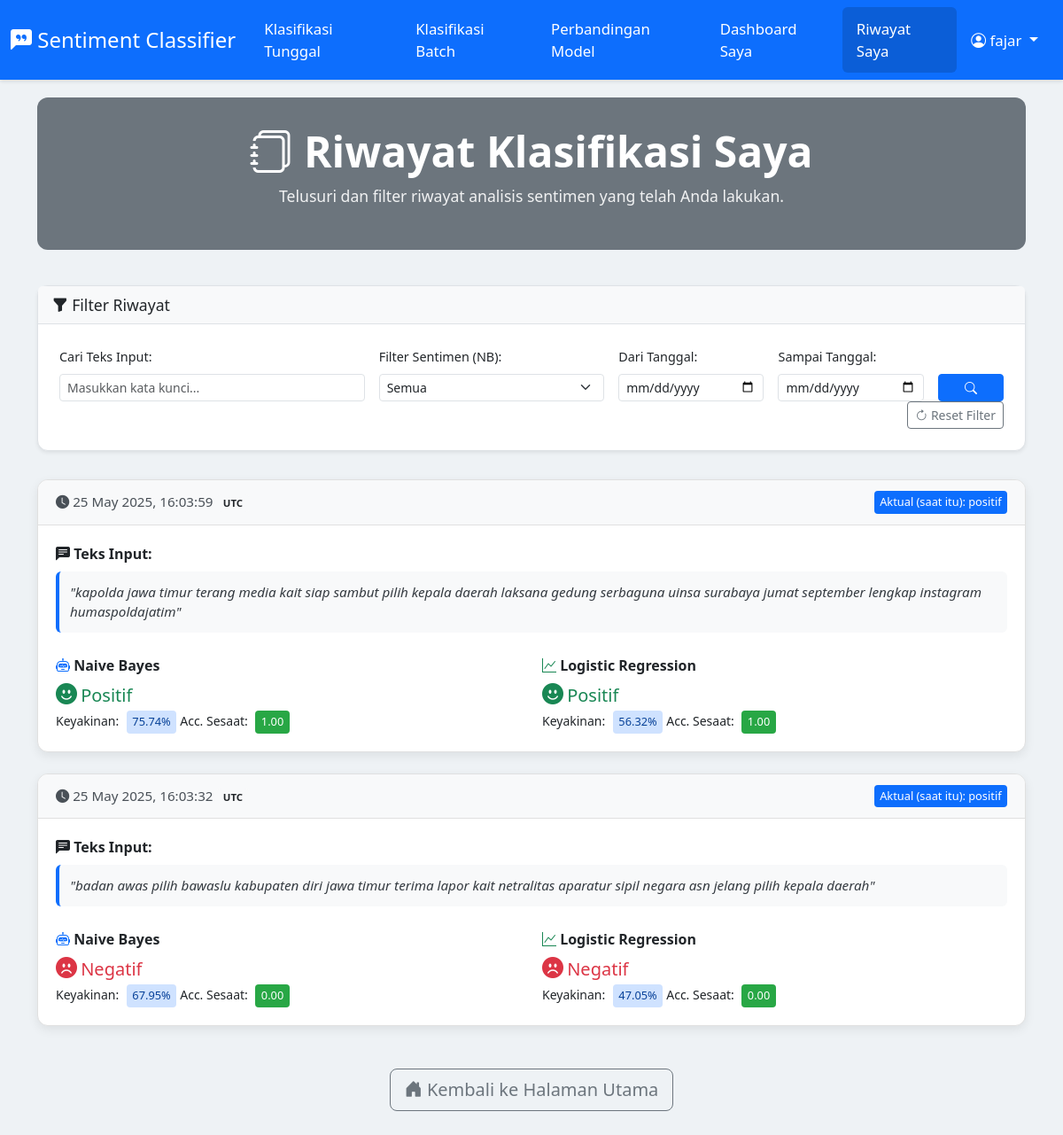
The app's page /history (signed in) with its own data.
### app.py (models this page shows, shortened)
class User(UserMixin, db.Model):
    __tablename__ = 'user'
    id = db.Column(db.Integer, primary_key=True)
    username = db.Column(db.String(80), unique=True, nullable=False)
    password_hash = db.Column(db.String(256), nullable=False)
    histories = db.relationship('History', backref='author', lazy='dynamic')

class History(db.Model):
    __tablename__ = 'history'
    id = db.Column(db.Integer, primary_key=True)
    timestamp = db.Column(db.DateTime, nullable=False, default=datetime.utcnow)
    input_text = db.Column(db.Text, nullable=False)
    naive_bayes_label = db.Column(db.String(50))
    naive_bayes_probability = db.Column(db.String(10))
    naive_bayes_all_probs = db.Column(db.Text)
    naive_bayes_accuracy = db.Column(db.String(10))
    logistic_regression_label = db.Column(db.String(50))
    logistic_regression_probability = db.Column(db.String(10))
    logistic_regression_all_probs = db.Column(db.Text)
    logistic_regression_accuracy = db.Column(db.String(10))
    actual_label_retrieved = db.Column(db.String(100))
    user_id = db.Column(db.Integer, db.ForeignKey('user.id'), nullable=False)

### app.py (the view)
@app.route('/history')
@login_required
def classification_history_view():
    search_query = request.args.get('search_query', '').strip()
    sentiment_filter = request.args.get('sentiment_filter', 'semua').strip().lower() # 'semua', 'positif', 'negatif', 'netral'
    start_date_str = request.args.get('start_date', '').strip()
    end_date_str = request.args.get('end_date', '').strip()
    query = History.query.filter_by(user_id=current_user.id) # atau filter_by(author=current_user)
    if search_query:
        query = query.filter(History.input_text.ilike(f'%{search_query}%'))
    if sentiment_filter and sentiment_filter != 'semua':
        query = query.filter(db.func.lower(History.naive_bayes_label) == sentiment_filter)
    start_date_obj = None
    if start_date_str:
        try:
            start_date_obj = datetime.strptime(start_date_str, '%Y-%m-%d').date()
            query = query.filter(History.timestamp >= datetime.combine(start_date_obj, datetime.min.time()))
        except ValueError:
            flash('Format tanggal awal tidak valid. Gunakan format YYYY-MM-DD.', 'warning')
    end_date_obj = None
    if end_date_str:
        try:
            end_date_obj = datetime.strptime(end_date_str, '%Y-%m-%d').date()
            query = query.filter(History.timestamp <= datetime.combine(end_date_obj, datetime.max.time()))
        except ValueError:
            flash('Format tanggal akhir tidak valid. Gunakan format YYYY-MM-DD.', 'warning')
    query = query.order_by(History.timestamp.desc())
    page = request.args.get('page', 1, type=int)
    user_history_page_data = query.paginate(page=page, per_page=10, error_out=False)
    active_filters = {
        'search_query': search_query,
        'sentiment_filter': sentiment_filter,
        'start_date': start_date_str,
        'end_date': end_date_str
    }
    sentiment_options = ['semua']
    if text_label_encoder:
        sentiment_options.extend(list(text_label_encoder.classes_))
    else: # Fallback jika encoder tidak ada
        sentiment_options.extend(['positif', 'negatif', 'netral'])
    return render_template('history.html',
                           title="Riwayat Klasifikasi Saya",
                           history_page_data=user_history_page_data,
                           active_filters=active_filters,
                           sentiment_options=sentiment_options) # Kirim opsi sentimen

### app.py (called while the page is built)
@login_manager.user_loader
def load_user(user_id):
    return User.query.get(int(user_id))

### templates/history.html (shortened to what this page needs)
<!DOCTYPE html>
<html lang="id">
<head>
    <link href="https://cdn.jsdelivr.net/npm/bootstrap@5.3.0-alpha1/dist/css/bootstrap.min.css" rel="stylesheet" />
    <link rel="stylesheet" href="https://cdn.jsdelivr.net/npm/bootstrap-icons@1.10.5/font/bootstrap-icons.css">
</head>
<body>
    <nav class="navbar navbar-expand-lg navbar-dark">
      <div class="container-fluid">
        <a class="navbar-brand" href="{{ url_for('home') }}"><i class="bi bi-chat-left-quote-fill"></i> Sentiment Classifier</a>
        <div class="collapse navbar-collapse" id="navbarNav">
          <ul class="navbar-nav me-auto mb-2 mb-lg-0">
            <li class="nav-item">
              <a class="nav-link {% if request.endpoint == 'home' %}active{% endif %}" href="{{ url_for('home') }}">Klasifikasi Tunggal</a>
            </li>
            <li class="nav-item">
              <a class="nav-link {% if request.endpoint == 'klasifikasi_batch_route' %}active{% endif %}" href="{{ url_for('klasifikasi_batch_route') }}">Klasifikasi Batch</a>
            </li>
            <li class="nav-item">
              <a class="nav-link {% if request.endpoint == 'model_comparison_view' %}active{% endif %}" href="{{ url_for('model_comparison_view') }}">Perbandingan Model</a>
            </li>
            {% if current_user.is_authenticated %}
            <li class="nav-item">
              <a class="nav-link {% if request.endpoint == 'dashboard_route' %}active{% endif %}" href="{{ url_for('dashboard_route') }}">Dashboard Saya</a>
            </li>
            <li class="nav-item">
              <a class="nav-link {% if request.endpoint == 'classification_history_view' %}active{% endif %}" aria-current="page" href="{{ url_for('classification_history_view') }}">Riwayat Saya</a>
            </li>
            {% endif %}
          </ul>
          <ul class="navbar-nav ms-auto">
            {% if current_user.is_authenticated %}
              <li class="nav-item dropdown">
                <a class="nav-link dropdown-toggle" href="#" id="navbarDropdownUser" role="button" data-bs-toggle="dropdown" aria-expanded="false">
                  <i class="bi bi-person-circle"></i> {{ current_user.username }}
                </a>
              </li>
            {% endif %}
          </ul>
        </div>
      </div>
    </nav>
    <div class="container content-wrapper">
        <div class="page-title-section">
            <h1 class="display-5"><i class="bi bi-journals"></i> {{ title if title else "Riwayat Klasifikasi" }}</h1>
            {% if current_user.is_authenticated %}
            <p>Telusuri dan filter riwayat analisis sentimen yang telah Anda lakukan.</p>
            {% endif %}
        </div>
        <div class="card filter-card shadow-sm">
            <div class="card-header">
                <i class="bi bi-funnel-fill"></i> Filter Riwayat
            </div>
            <div class="card-body">
                <form method="GET" action="{{ url_for('classification_history_view') }}">
                    <div class="row g-3 align-items-end">
                        <div class="col-md-4">
                            <label for="search_query" class="form-label">Cari Teks Input:</label>
                            <input type="text" class="form-control form-control-sm" id="search_query" name="search_query" value="{{ active_filters.search_query if active_filters else '' }}" placeholder="Masukkan kata kunci...">
                        </div>
                        <div class="col-md-3">
                            <label for="sentiment_filter" class="form-label">Filter Sentimen (NB):</label>
                            <select class="form-select form-select-sm" id="sentiment_filter" name="sentiment_filter">
                                {% for sentiment in sentiment_options %}
                                <option value="{{ sentiment|lower }}" {% if active_filters and active_filters.sentiment_filter == sentiment|lower %}selected{% endif %}>
                                    {{ sentiment | title }}
                                </option>
                                {% endfor %}
                            </select>
                        </div>
                        <div class="col-md-2">
                            <label for="start_date" class="form-label">Dari Tanggal:</label>
                            <input type="date" class="form-control form-control-sm" id="start_date" name="start_date" value="{{ active_filters.start_date if active_filters else '' }}">
                        </div>
                        <div class="col-md-2">
                            <label for="end_date" class="form-label">Sampai Tanggal:</label>
                            <input type="date" class="form-control form-control-sm" id="end_date" name="end_date" value="{{ active_filters.end_date if active_filters else '' }}">
                        </div>
                        <div class="col-md-1 d-grid">
                            <button type="submit" class="btn btn-primary btn-sm"><i class="bi bi-search"></i></button>
                        </div>
                         <div class="col-md-12 text-md-end mt-2 mt-md-0">
                            <a href="{{ url_for('classification_history_view') }}" class="btn btn-outline-secondary btn-sm"><i class="bi bi-arrow-clockwise"></i> Reset Filter</a>
                        </div>
                    </div>
                </form>
            </div>
        </div>
        {% if history_page_data and history_page_data.items %}
            {% for item in history_page_data.items %}
            <div class="card history-card">
                <div class="card-header d-flex justify-content-between align-items-center">
                    <span><i class="bi bi-clock-fill"></i> {{ item.timestamp.strftime('%d %b %Y, %H:%M:%S') if item.timestamp else 'N/A' }} <span class="badge bg-light text-dark">UTC</span></span>
                    <span class="actual-label-history">Aktual (saat itu): {{ item.actual_label_retrieved }}</span>
                </div>
                <div class="card-body">
                    <p class="mb-2"><strong><i class="bi bi-chat-left-text-fill"></i> Teks Input:</strong></p>
                    <p class="input-text">"{{ item.input_text }}"</p>
                    <div class="row">
                        <div class="col-md-6 prediction-section mb-3 mb-md-0">
                            <h6><i class="bi bi-robot text-primary"></i> Naive Bayes</h6>
                            {% set nb_color = 'text-dark' %}{% set nb_icon_class = 'bi-emoji-expressionless-fill text-secondary' %}
                            {% if item.naive_bayes_label == 'positif' %}{% set nb_color = 'text-positif' %}{% set nb_icon_class = 'bi-emoji-smile-fill text-success' %}
                            {% elif item.naive_bayes_label == 'negatif' %}{% set nb_color = 'text-negatif' %}{% set nb_icon_class = 'bi-emoji-frown-fill text-danger' %}
                            {% elif item.naive_bayes_label == 'netral' %}{% set nb_color = 'text-netral' %}{% set nb_icon_class = 'bi-emoji-neutral-fill text-secondary' %}
                            {% endif %}
                            <i class="bi {{ nb_icon_class.split(' ')[0] }} {{ nb_color }}" style="font-size: 1.5rem;"></i>
                            <span class="{{ nb_color }} fs-5">{{ item.naive_bayes_label | title }}</span><br>
                            <small>Keyakinan: <span class="probability-badge-history">{{ item.naive_bayes_probability }}</span></small>
                            <small>Acc. Sesaat: <span class="accuracy-score">{{ item.naive_bayes_accuracy }}</span></small>
                        </div>
                        <div class="col-md-6 prediction-section">
                            <h6><i class="bi bi-graph-up text-success"></i> Logistic Regression</h6>
                            {% set lr_color = 'text-dark' %}{% set lr_icon_class = 'bi-emoji-expressionless-fill text-secondary' %}
                            {% if item.logistic_regression_label == 'positif' %}{% set lr_color = 'text-positif' %}{% set lr_icon_class = 'bi-emoji-smile-fill text-success' %}
                            {% elif item.logistic_regression_label == 'negatif' %}{% set lr_color = 'text-negatif' %}{% set lr_icon_class = 'bi-emoji-frown-fill text-danger' %}
                            {% elif item.logistic_regression_label == 'netral' %}{% set lr_color = 'text-netral' %}{% set lr_icon_class = 'bi-emoji-neutral-fill text-secondary' %}
                            {% endif %}
                             <i class="bi {{ lr_icon_class.split(' ')[0] }} {{ lr_color }}" style="font-size: 1.5rem;"></i>
                            <span class="{{ lr_color }} fs-5">{{ item.logistic_regression_label | title }}</span><br>
                            <small>Keyakinan: <span class="probability-badge-history">{{ item.logistic_regression_probability }}</span></small>
                            <small>Acc. Sesaat: <span class="accuracy-score">{{ item.logistic_regression_accuracy }}</span></small>
                        </div>
                    </div>
                </div>
            </div>
            {% endfor %}
        {% endif %}
        <div class="text-center mt-5 mb-4">
            <a href="{{ url_for('home') }}" class="btn btn-outline-secondary btn-lg">
                <i class="bi bi-house-door-fill"></i> Kembali ke Halaman Utama
            </a>
        </div>
    </div>
</body>
</html>

### templates/history.html (style rules this page uses)
body { font-family: 'Segoe UI', Tahoma, Geneva, Verdana, sans-serif; background-color: #eef2f5; padding-top: 70px; }
.navbar { background-color: #0d6efd !important; box-shadow: 0 2px 4px rgba(0,0,0,0.1); position: fixed; top: 0; width: 100%; z-index: 1030; }
.navbar .navbar-brand, .navbar .navbar-nav .nav-link { color: white !important; }
.navbar .navbar-brand { font-size: 1.5rem; font-weight: 500; }
.navbar .navbar-nav .nav-link { font-size: 1.05rem; padding: 0.75rem 1rem; border-radius: 0.375rem; transition: background-color 0.2s ease-in-out; }
.navbar .navbar-nav .nav-link:hover, .navbar .navbar-nav .nav-link.active { background-color: #0b5ed7; }
.content-wrapper { padding-top: 2.5rem; padding-bottom: 2.5rem; }
.page-title-section { margin-bottom: 2.5rem; padding: 2rem; background-color: #6c757d; color: white; border-radius: 0.75rem; text-align:center; }
.page-title-section h1 { margin-bottom: 0.5rem; font-weight: bold; }
.page-title-section p { font-size: 1.1rem; opacity: 0.9; }
.filter-card { background-color: #ffffff; border: 1px solid #dee2e6; border-radius: 0.75rem; box-shadow: 0 0.25rem 0.75rem rgba(0,0,0,0.05); margin-bottom: 2rem; }
.filter-card .card-header { background-color: #f8f9fa; color: #212529; font-weight: 500; font-size:1.1rem; border-bottom: 1px solid #dee2e6; }
.filter-card .card-body { padding: 1.5rem; }
.form-label { font-size: 0.9rem; font-weight: 500; }
.history-card { margin-bottom: 1.5rem; border: 1px solid #e0e0e0; border-radius: 0.75rem; box-shadow: 0 0.25rem 0.75rem rgba(0,0,0,0.075); overflow: hidden; }
.history-card .card-header { background-color: #f8f9fa; color: #495057; font-weight: 500; border-bottom: 1px solid #e0e0e0; padding: 0.75rem 1.25rem; font-size: 0.95rem; }
.history-card .card-body { padding: 1.25rem; }
.history-card .input-text { font-style: italic; color: #343a40; background-color: #f8f9fa; padding: 0.75rem; border-radius: 0.375rem; border-left: 4px solid #0d6efd; margin-bottom: 1rem; word-break: break-word; font-size: 0.95rem; }
.prediction-section { margin-top: 0.75rem; }
.prediction-section h6 { font-size: 1rem; font-weight: 600; color: #212529; margin-bottom:0.25rem; }
.text-positif { color: #198754 !important; font-weight:500; }
.text-negatif { color: #dc3545 !important; font-weight:500; }
.accuracy-score { font-size: 0.8rem; color: #fff; background-color: #28a745; padding: 0.2rem 0.4rem; border-radius: 0.25rem; display: inline-block; margin-left: 5px; }
.probability-badge-history { font-size: 0.8rem; background-color: #cfe2ff; color: #084298; padding: 0.2rem 0.4rem; border-radius: 0.25rem; display: inline-block; margin-left: 5px; }
.actual-label-history { font-size: 0.8rem; color: #fff; background-color: #0d6efd; padding: 0.2rem 0.4rem; border-radius: 0.25rem; display: inline-block; }

### records on screen
User: username "fajar"
History: timestamp "25 May 2025, 16:03:59", actual_label_retrieved "positif", input_text "kapolda jawa timur terang media kait siap sambut pilih kepala daerah laksana gedung serbaguna uinsa surabaya jumat september lengkap instagram humaspoldajatim", naive_bayes_label "Positif", naive_bayes_probability "75.74%", naive_bayes_accuracy "1.00", logistic_regression_label "Positif", logistic_regression_probability "56.32%", logistic_regression_accuracy "1.00"
History: timestamp "25 May 2025, 16:03:32", actual_label_retrieved "positif", input_text "badan awas pilih bawaslu kabupaten diri jawa timur terima lapor kait netralitas aparatur sipil negara asn jelang pilih kepala daerah", naive_bayes_label "Negatif", naive_bayes_probability "67.95%", naive_bayes_accuracy "0.00", logistic_regression_label "Negatif", logistic_regression_probability "47.05%", logistic_regression_accuracy "0.00"

### other values on screen
{{ title if title else "Riwayat Klasifikasi" }} "Riwayat Klasifikasi Saya"
form field sentiment_filter "Semua"
